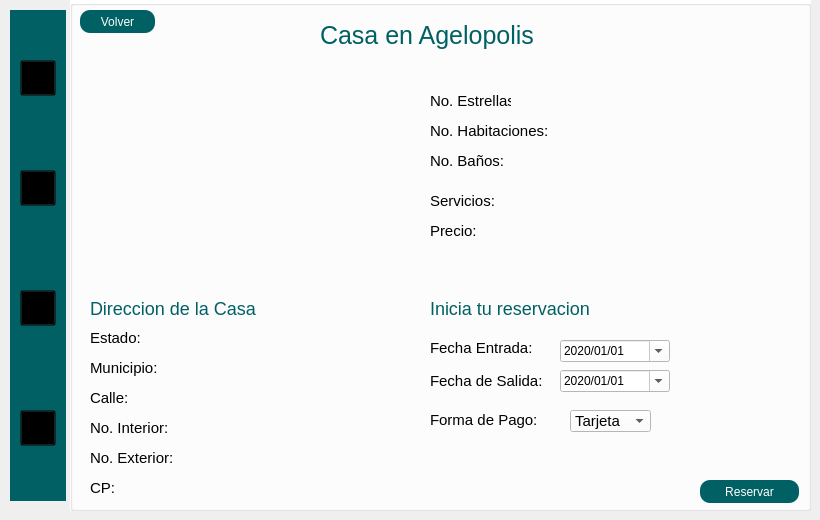
      <widget class="QWidget" name="Cliente_5">
       <widget class="QGroupBox" name="groupBox_52">
        <property name="geometry">
         <rect>
          <x>70</x>
          <y>0</y>
          <width>741</width>
          <height>511</height>
         </rect>
        </property>
        <property name="styleSheet">
         <string notr="true">QGroupBox{
background-color:white;

}
QLabel{
background-color:transparent;
color:black;
}</string>
        </property>
        <property name="title">
         <string/>
        </property>
        <widget class="QLabel" name="imagPrincipal">
         <property name="geometry">
          <rect>
           <x>20</x>
           <y>60</y>
           <width>201</width>
           <height>181</height>
          </rect>
         </property>
         <property name="styleSheet">
          <string notr="true"/>
         </property>
         <property name="text">
          <string/>
         </property>
        </widget>
        <widget class="QLabel" name="Nom">
         <property name="geometry">
          <rect>
           <x>250</x>
           <y>20</y>
           <width>331</width>
           <height>31</height>
          </rect>
         </property>
         <property name="styleSheet">
          <string notr="true">font-size: 25px;
color:#006064
</string>
         </property>
         <property name="text">
          <string>Casa en Agelopolis</string>
         </property>
        </widget>
        <widget class="QPushButton" name="enviar">
         <property name="geometry">
          <rect>
           <x>630</x>
           <y>480</y>
           <width>99</width>
           <height>23</height>
          </rect>
         </property>
         <property name="styleSheet">
          <string notr="true">QPushButton{
	background-color: #006064;
	color: white;
    selection-color: white;  
    border-radius: 10px; 
    padding: 2px 4px;
}

QPushButton:hover{
	background-color: #006064;
	color: white;
    selection-color: white;  
    border-radius: 10px; 
    padding: 2px 4px;

}</string>
         </property>
         <property name="text">
          <string>Reservar</string>
         </property>
        </widget>
        <widget class="QPushButton" name="volver">
         <property name="geometry">
          <rect>
           <x>10</x>
           <y>10</y>
           <width>75</width>
           <height>23</height>
          </rect>
         </property>
         <property name="styleSheet">
          <string notr="true">QPushButton{
	background-color: #006064;
	color: white;
    selection-color: white;  
    border-radius: 10px; 
    padding: 2px 4px;
}

QPushButton:hover{
	background-color: #006064;
	color: white;
    selection-color: white;  
    border-radius: 10px; 
    padding: 2px 4px;

}</string>
         </property>
         <property name="text">
          <string>Volver</string>
         </property>
        </widget>
        <widget class="QLabel" name="label_148">
         <property name="geometry">
          <rect>
           <x>360</x>
           <y>410</y>
           <width>121</width>
           <height>19</height>
          </rect>
         </property>
         <property name="styleSheet">
          <string notr="true">font-size: 15px;


</string>
         </property>
         <property name="text">
          <string>Forma de Pago:</string>
         </property>
        </widget>
        <widget class="QLabel" name="desc">
         <property name="geometry">
          <rect>
           <x>20</x>
           <y>250</y>
           <width>211</width>
           <height>21</height>
          </rect>
         </property>
         <property name="styleSheet">
          <string notr="true">
font-size: 15px;</string>
         </property>
         <property name="text">
          <string/>
         </property>
        </widget>
        <widget class="QLabel" name="label_295">
         <property name="geometry">
          <rect>
           <x>360</x>
           <y>220</y>
           <width>91</width>
           <height>21</height>
          </rect>
         </property>
         <property name="styleSheet">
          <string notr="true">
 font-size: 15px;</string>
         </property>
         <property name="text">
          <string>Precio:</string>
         </property>
        </widget>
        <widget class="QLabel" name="label_293">
         <property name="geometry">
          <rect>
           <x>360</x>
           <y>90</y>
           <width>81</width>
           <height>21</height>
          </rect>
         </property>
         <property name="styleSheet">
          <string notr="true">
 font-size: 15px;</string>
         </property>
         <property name="text">
          <string>No. Estrellas</string>
         </property>
        </widget>
        <widget class="QLabel" name="valoracion">
         <property name="geometry">
          <rect>
           <x>450</x>
           <y>90</y>
           <width>111</width>
           <height>20</height>
          </rect>
         </property>
         <property name="styleSheet">
          <string notr="true">
font-size: 15px;
</string>
         </property>
         <property name="text">
          <string/>
         </property>
        </widget>
        <widget class="QLabel" name="label_290">
         <property name="geometry">
          <rect>
           <x>360</x>
           <y>120</y>
           <width>121</width>
           <height>21</height>
          </rect>
         </property>
         <property name="styleSheet">
          <string notr="true">
 font-size: 15px;</string>
         </property>
         <property name="text">
          <string>No. Habitaciones:</string>
         </property>
        </widget>
        <widget class="QLabel" name="label_291">
         <property name="geometry">
          <rect>
           <x>360</x>
           <y>150</y>
           <width>81</width>
           <height>21</height>
          </rect>
         </property>
         <property name="styleSheet">
          <string notr="true">
 font-size: 15px;</string>
         </property>
         <property name="text">
          <string>No. Baños:</string>
         </property>
        </widget>
        <widget class="QLabel" name="label_297">
         <property name="geometry">
          <rect>
           <x>360</x>
           <y>190</y>
           <width>81</width>
           <height>21</height>
          </rect>
         </property>
         <property name="styleSheet">
          <string notr="true">
 font-size: 15px;</string>
         </property>
         <property name="text">
          <string>Servicios:</string>
         </property>
        </widget>
        <widget class="QLabel" name="precio">
         <property name="geometry">
          <rect>
           <x>420</x>
           <y>220</y>
           <width>91</width>
           <height>21</height>
          </rect>
         </property>
         <property name="styleSheet">
          <string notr="true">
font-size: 15px;</string>
         </property>
         <property name="text">
          <string/>
         </property>
        </widget>
        <widget class="QLabel" name="servicio">
         <property name="geometry">
          <rect>
           <x>440</x>
           <y>190</y>
           <width>171</width>
           <height>16</height>
          </rect>
         </property>
         <property name="styleSheet">
          <string notr="true">
font-size: 15px;</string>
         </property>
         <property name="text">
          <string/>
         </property>
        </widget>
        <widget class="QLabel" name="Habit">
         <property name="geometry">
          <rect>
           <x>500</x>
           <y>120</y>
           <width>141</width>
           <height>16</height>
          </rect>
         </property>
         <property name="styleSheet">
          <string notr="true">
font-size: 15px;</string>
         </property>
         <property name="text">
          <string/>
         </property>
        </widget>
        <widget class="QLabel" name="banos">
         <property name="geometry">
          <rect>
           <x>450</x>
           <y>150</y>
           <width>151</width>
           <height>20</height>
          </rect>
         </property>
         <property name="styleSheet">
          <string notr="true">
font-size: 15px;</string>
         </property>
         <property name="text">
          <string/>
         </property>
        </widget>
        <widget class="QComboBox" name="PagoTE">
         <property name="geometry">
          <rect>
           <x>500</x>
           <y>410</y>
           <width>81</width>
           <height>22</height>
          </rect>
         </property>
         <property name="styleSheet">
          <string notr="true"> font-size: 15px;
background-color: rgb(255, 255, 255);</string>
         </property>
         <item>
          <property name="text">
           <string>Tarjeta</string>
          </property>
         </item>
         <item>
          <property name="text">
           <string>Efectivo</string>
          </property>
         </item>
         <item>
          <property name="text">
           <string/>
          </property>
         </item>
        </widget>
        <widget class="QLabel" name="label_66">
         <property name="geometry">
          <rect>
           <x>20</x>
           <y>330</y>
           <width>71</width>
           <height>16</height>
          </rect>
         </property>
         <property name="styleSheet">
          <string notr="true"> font-size: 15px;</string>
         </property>
         <property name="text">
          <string>Estado:</string>
         </property>
        </widget>
        <widget class="QLabel" name="estadoRes">
         <property name="geometry">
          <rect>
           <x>90</x>
           <y>330</y>
           <width>131</width>
           <height>16</height>
          </rect>
         </property>
         <property name="styleSheet">
          <string notr="true"> font-size: 15px;</string>
         </property>
         <property name="text">
          <string/>
         </property>
        </widget>
        <widget class="QLabel" name="label_67">
         <property name="geometry">
          <rect>
           <x>20</x>
           <y>360</y>
           <width>71</width>
           <height>16</height>
          </rect>
         </property>
         <property name="styleSheet">
          <string notr="true"> font-size: 15px;</string>
         </property>
         <property name="text">
          <string>Municipio:</string>
         </property>
        </widget>
        <widget class="QLabel" name="label_68">
         <property name="geometry">
          <rect>
           <x>20</x>
           <y>390</y>
           <width>71</width>
           <height>16</height>
          </rect>
         </property>
         <property name="styleSheet">
          <string notr="true"> font-size: 15px;</string>
         </property>
         <property name="text">
          <string>Calle:</string>
         </property>
        </widget>
        <widget class="QLabel" name="label_70">
         <property name="geometry">
          <rect>
           <x>20</x>
           <y>420</y>
           <width>81</width>
           <height>16</height>
          </rect>
         </property>
         <property name="styleSheet">
          <string notr="true"> font-size: 15px;</string>
         </property>
         <property name="text">
          <string>No. Interior:</string>
         </property>
        </widget>
        <widget class="QLabel" name="label_71">
         <property name="geometry">
          <rect>
           <x>20</x>
           <y>450</y>
           <width>91</width>
           <height>16</height>
          </rect>
         </property>
         <property name="styleSheet">
          <string notr="true"> font-size: 15px;</string>
         </property>
         <property name="text">
          <string>No. Exterior:</string>
         </property>
        </widget>
        <widget class="QLabel" name="label_72">
         <property name="geometry">
          <rect>
           <x>20</x>
           <y>480</y>
           <width>71</width>
           <height>16</height>
          </rect>
         </property>
         <property name="styleSheet">
          <string notr="true"> font-size: 15px;</string>
         </property>
         <property name="text">
          <string>CP:</string>
         </property>
        </widget>
        <widget class="QLabel" name="municipioRes">
         <property name="geometry">
          <rect>
           <x>100</x>
           <y>360</y>
           <width>131</width>
           <height>16</height>
          </rect>
         </property>
         <property name="styleSheet">
          <string notr="true"> font-size: 15px;</string>
         </property>
         <property name="text">
          <string/>
         </property>
        </widget>
        <widget class="QLabel" name="calleRes">
         <property name="geometry">
          <rect>
           <x>80</x>
           <y>390</y>
           <width>131</width>
           <height>16</height>
          </rect>
         </property>
         <property name="styleSheet">
          <string notr="true"> font-size: 15px;</string>
         </property>
         <property name="text">
          <string/>
         </property>
        </widget>
        <widget class="QLabel" name="NIRes">
         <property name="geometry">
          <rect>
           <x>110</x>
           <y>420</y>
           <width>71</width>
           <height>16</height>
          </rect>
         </property>
         <property name="styleSheet">
          <string notr="true"> font-size: 15px;</string>
         </property>
         <property name="text">
          <string/>
         </property>
        </widget>
        <widget class="QLabel" name="NERes">
         <property name="geometry">
          <rect>
           <x>120</x>
           <y>450</y>
           <width>71</width>
           <height>16</height>
          </rect>
         </property>
         <property name="styleSheet">
          <string notr="true"> font-size: 15px;</string>
         </property>
         <property name="text">
          <string/>
         </property>
        </widget>
        <widget class="QLabel" name="CPRes">
         <property name="geometry">
          <rect>
           <x>60</x>
           <y>480</y>
           <width>71</width>
           <height>16</height>
          </rect>
         </property>
         <property name="styleSheet">
          <string notr="true"> font-size: 15px;</string>
         </property>
         <property name="text">
          <string/>
         </property>
        </widget>
        <widget class="QDateEdit" name="FechaEntrada">
         <property name="geometry">
          <rect>
           <x>490</x>
           <y>340</y>
           <width>110</width>
           <height>22</height>
          </rect>
         </property>
         <property name="styleSheet">
          <string notr="true">background-color: rgb(255, 255, 255);
color: rgb(0, 0, 0);</string>
         </property>
         <property name="dateTime">
          <datetime>
           <hour>0</hour>
           <minute>0</minute>
           <second>0</second>
           <year>2020</year>
           <month>1</month>
           <day>1</day>
          </datetime>
         </property>
         <property name="currentSection">
          <enum>QDateTimeEdit::YearSection</enum>
         </property>
         <property name="displayFormat">
          <string>yyyy/MM/dd</string>
         </property>
         <property name="calendarPopup">
          <bool>true</bool>
         </property>
         <property name="timeSpec">
          <enum>Qt::LocalTime</enum>
         </property>
        </widget>
        <widget class="QDateEdit" name="FechaSalida">
         <property name="geometry">
          <rect>
           <x>490</x>
           <y>370</y>
           <width>110</width>
           <height>22</height>
          </rect>
         </property>
         <property name="styleSheet">
          <string notr="true">background-color: rgb(255, 255, 255);
color: rgb(0, 0, 0);</string>
         </property>
         <property name="dateTime">
          <datetime>
           <hour>0</hour>
           <minute>0</minute>
           <second>0</second>
           <year>2020</year>
           <month>1</month>
           <day>1</day>
          </datetime>
         </property>
         <property name="currentSection">
          <enum>QDateTimeEdit::YearSection</enum>
         </property>
         <property name="displayFormat">
          <string>yyyy/MM/dd</string>
         </property>
         <property name="calendarPopup">
          <bool>true</bool>
         </property>
         <property name="timeSpec">
          <enum>Qt::TimeZone</enum>
         </property>
        </widget>
        <widget class="QLabel" name="label_73">
         <property name="geometry">
          <rect>
           <x>360</x>
           <y>370</y>
           <width>131</width>
           <height>21</height>
          </rect>
         </property>
         <property name="styleSheet">
          <string notr="true"> font-size: 15px;</string>
         </property>
         <property name="text">
          <string>Fecha de Salida:</string>
         </property>
        </widget>
        <widget class="QLabel" name="label_74">
         <property name="geometry">
          <rect>
           <x>360</x>
           <y>340</y>
           <width>111</width>
           <height>16</height>
          </rect>
         </property>
         <property name="styleSheet">
          <string notr="true"> font-size: 15px;</string>
         </property>
         <property name="text">
          <string>Fecha Entrada:</string>
         </property>
        </widget>
        <widget class="QLabel" name="label_76">
         <property name="geometry">
          <rect>
           <x>20</x>
           <y>300</y>
           <width>171</width>
           <height>16</height>
          </rect>
         </property>
         <property name="styleSheet">
          <string notr="true">font-size: 18px;
color:#006064</string>
         </property>
         <property name="text">
          <string>Direccion de la Casa</string>
         </property>
        </widget>
        <widget class="QLabel" name="label_77">
         <property name="geometry">
          <rect>
           <x>360</x>
           <y>300</y>
           <width>171</width>
           <height>16</height>
          </rect>
         </property>
         <property name="styleSheet">
          <string notr="true">font-size: 18px;
color:#006064</string>
         </property>
         <property name="text">
          <string>Inicia tu reservacion</string>
         </property>
        </widget>
       </widget>
       <widget class="QGroupBox" name="groupBox_11">
        <property name="geometry">
         <rect>
          <x>10</x>
          <y>10</y>
          <width>56</width>
          <height>491</height>
         </rect>
        </property>
        <property name="styleSheet">
         <string notr="true">QGroupBox{
background-color: #006064;
border: none;
}
QPushButton{
	background:transparent;
}</string>
        </property>
        <property name="title">
         <string/>
        </property>
        <widget class="QPushButton" name="home_4">
         <property name="geometry">
          <rect>
           <x>10</x>
           <y>50</y>
           <width>36</width>
           <height>36</height>
          </rect>
         </property>
         <property name="styleSheet">
          <string notr="true">QPushButton{
  border-image: url(C:/Users/ailes/OneDrive/Escritorio/HRS/Recursos/house2.png);
    background-repeat: no-repeat;
    width: 36px;
    height: 36px;
}
QPushButton:hover {
  
    background-repeat: no-repeat;
  border-image: url(C:/Users/ailes/OneDrive/Escritorio/HRS/Recursos/house.png);
}</string>
         </property>
         <property name="text">
          <string/>
         </property>
        </widget>
        <widget class="QPushButton" name="salir_4">
         <property name="geometry">
          <rect>
           <x>10</x>
           <y>400</y>
           <width>36</width>
           <height>36</height>
          </rect>
         </property>
         <property name="styleSheet">
          <string notr="true">QPushButton{
  border-image: url(C:/Users/ailes/OneDrive/Escritorio/HRS/Recursos/outSesion2.png);
    background-repeat: no-repeat;
    width: 36px;
    height: 36px;
}
QPushButton:hover {
    border-image: url(C:/Users/ailes/OneDrive/Escritorio/HRS/Recursos/outSesion.png);
    background-repeat: no-repeat;
}</string>
         </property>
         <property name="text">
          <string/>
         </property>
        </widget>
        <widget class="QPushButton" name="reservaciones_4">
         <property name="geometry">
          <rect>
           <x>10</x>
           <y>280</y>
           <width>36</width>
           <height>36</height>
          </rect>
         </property>
         <property name="styleSheet">
          <string notr="true">QPushButton{
border-image: url(C:/Users/ailes/OneDrive/Escritorio/HRS/Recursos/reservation.png);
    background-repeat: no-repeat;
    width: 36px;
    height: 36px;
}
QPushButton:hover {
  border-image: url(C:/Users/ailes/OneDrive/Escritorio/HRS/Recursos/reservation2.png);
    background-repeat: no-repeat;
}</string>
         </property>
         <property name="text">
          <string/>
         </property>
        </widget>
        <widget class="QPushButton" name="perfil_4">
         <property name="geometry">
          <rect>
           <x>10</x>
           <y>160</y>
           <width>36</width>
           <height>36</height>
          </rect>
         </property>
         <property name="styleSheet">
          <string notr="true">QPushButton{
 border-image: url(C:/Users/ailes/OneDrive/Escritorio/HRS/Recursos/user.png);
    background-repeat: no-repeat;
    width: 36px;
    height: 36px;
}
QPushButton:hover {
 border-image: url(C:/Users/ailes/OneDrive/Escritorio/HRS/Recursos/user3.png);
    background-repeat: no-repeat;
}</string>
         </property>
         <property name="text">
          <string/>
         </property>
        </widget>
       </widget>
      </widget>
